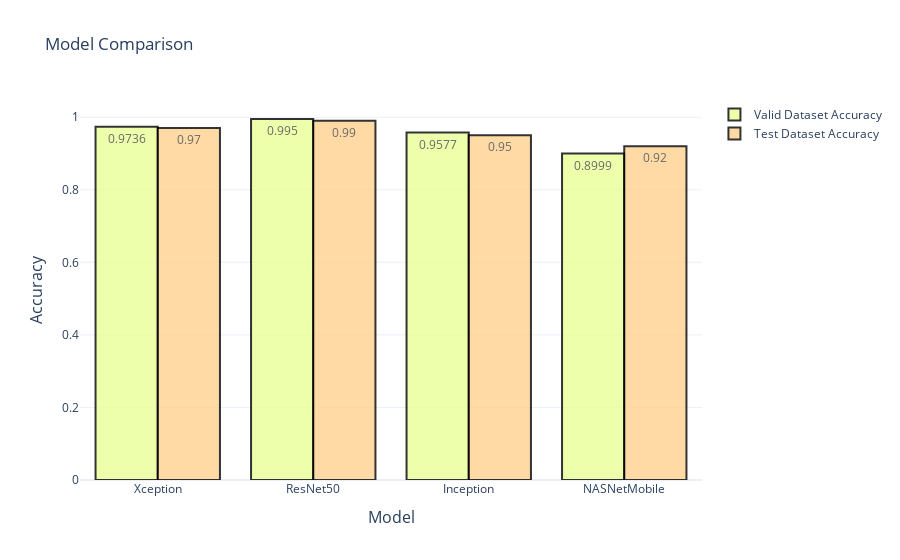

Source (notebook cell):
### Code cell
# Model Comparison
models = ['Xception', 'ResNet50', 'Inception', 'NASNetMobile' ]
valid_accuracy = [0.9736, 0.9950, 0.9577, 0.8999]
test_accuracy = [0.97, 0.99, 0.95, 0.92]

fig = go.Figure(data=[
    go.Bar(name='Valid Dataset Accuracy',
          x=models,
          y=valid_accuracy,
          text=valid_accuracy,
          marker_color='#E9FF97'),
    go.Bar(name='Test Dataset Accuracy',
          x=models,
          y=test_accuracy,
          text=test_accuracy,
          marker_color='#FFD18E'),])

fig.update_layout(
    title_text='Model Comparison',
    barmode='group',
    xaxis=dict(
        title='Model',
        titlefont_size=16
    ),
    yaxis=dict(
        title='Accuracy',
        titlefont_size=16
    ),
    template='plotly_white')

fig.update_traces(marker_line_color='black',
                  marker_line_width=2,
                  opacity=0.8)

fig.show()

### Figure 1 — Plotly figure (JSON) as saved in the notebook; plotly's stock layout.template omitted (floating-point values rounded to 4 significant figures)
{"data": [{"marker": {"color": "#E9FF97", "line": {"color": "black", "width": 2}}, "name": "Valid Dataset Accuracy", "opacity": 0.8, "text": ["0.9736", "0.995", "0.9577", "0.8999"], "type": "bar", "x": ["Xception", "ResNet50", "Inception", "NASNetMobile"], "y": [0.9736, 0.995, 0.9577, 0.8999]}, {"marker": {"color": "#FFD18E", "line": {"color": "black", "width": 2}}, "name": "Test Dataset Accuracy", "opacity": 0.8, "text": ["0.97", "0.99", "0.95", "0.92"], "type": "bar", "x": ["Xception", "ResNet50", "Inception", "NASNetMobile"], "y": [0.97, 0.99, 0.95, 0.92]}], "layout": {"autosize": true, "barmode": "group", "title": {"text": "Model Comparison"}, "xaxis": {"autorange": true, "range": [-0.5, 3.5], "title": {"font": {"size": 16}, "text": "Model"}, "type": "category"}, "yaxis": {"autorange": true, "range": [0, 1.047], "title": {"font": {"size": 16}, "text": "Accuracy"}, "type": "linear"}}}
